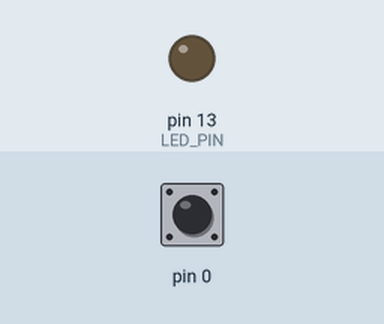
Recording of a sketch running on a simulated Arduino Uno, built for the host (arithmetic inside an expression is 32-bit, double 64-bit). Parts: output pins drawn as LEDs (lit = HIGH). Dashed ring = blinking. Inputs (shaded band) come from the test bench; at power-on: pin 0 HIGH. What the sketch prints to the serial monitor is not drawn.

Above: at 1.2 s.
1.3 s: pin 0 driven LOW
At 1.6 s:
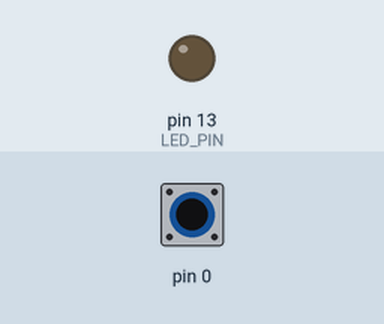
7.3 s: pin 0 pulsed HIGH 2 times (0.12 s each, 0.3 s apart)
At 7.73 s:
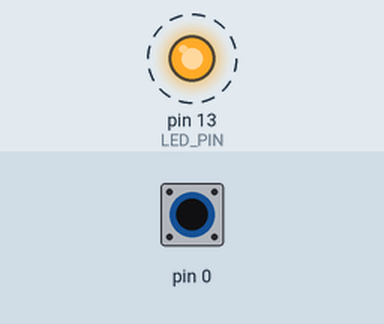
Timing chart, 0 to 10.3 s (numbered marks = the images above; inputs shaded):
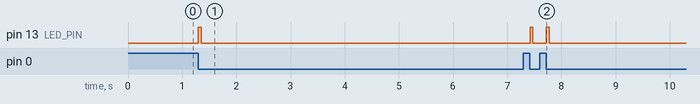

The sketch:

ShockSensor.ino
```cpp
/*
 * 충격 센서 모듈 테스트 (KY-031 Knock/Shock Sensor)
 * 보드: NUCLEO-F103RB (STM32F103RBT6)
 * 환경: Arduino IDE with STM32duino
 *
 * 핀 연결:
 *   - VCC: 3.3V 또는 5V
 *   - GND: GND
 *   - Signal: PA0
 */

#define SHOCK_PIN PA0        // 충격 센서 핀
#define LED_PIN LED_BUILTIN  // 내장 LED (PA5)

// 충격 감지 변수
volatile bool shockDetected = false;
unsigned long lastShockTime = 0;
const unsigned long debounceTime = 100;  // 100ms 디바운싱

// 충격 카운터
unsigned long shockCount = 0;

// 충격 강도 측정 (연속 충격 횟수로 추정)
int rapidShockCount = 0;
unsigned long rapidShockStartTime = 0;
const unsigned long rapidShockWindow = 500;  // 500ms 윈도우

// 경보 모드
bool alarmMode = false;
bool alarmTriggered = false;
unsigned long alarmStartTime = 0;
const unsigned long alarmDuration = 3000;  // 3초 경보

// LED 상태
bool ledBlinking = false;
unsigned long lastBlinkTime = 0;

void setup() {
  Serial.begin(115200);
  while (!Serial) {
    ;
  }

  pinMode(SHOCK_PIN, INPUT);
  pinMode(LED_PIN, OUTPUT);
  digitalWrite(LED_PIN, LOW);

  // 인터럽트 설정 (선택적 - 폴링 방식도 사용)
  attachInterrupt(digitalPinToInterrupt(SHOCK_PIN), shockISR, FALLING);

  Serial.println("================================");
  Serial.println("충격 센서 모듈 테스트");
  Serial.println("NUCLEO-F103RB");
  Serial.println("================================");
  Serial.println();
  Serial.println("명령어:");
  Serial.println("  a: 경보 모드 ON/OFF 토글");
  Serial.println("  r: 카운터 리셋");
  Serial.println("  s: 상태 출력");
  Serial.println();
  Serial.println("센서를 두드리거나 흔들어보세요!");
  Serial.println();
}

void loop() {
  // 시리얼 명령 처리
  if (Serial.available() > 0) {
    char cmd = Serial.read();
    processCommand(cmd);
  }

  // 충격 감지 처리 (인터럽트에서 플래그 설정)
  if (shockDetected) {
    processShock();
  }

  // 폴링 방식으로도 충격 감지 (인터럽트 보완)
  static bool lastState = HIGH;
  bool currentState = digitalRead(SHOCK_PIN);

  if (currentState == LOW && lastState == HIGH) {
    if ((millis() - lastShockTime) > debounceTime) {
      shockDetected = true;
    }
  }
  lastState = currentState;

  // 경보 처리
  if (alarmTriggered) {
    handleAlarm();
  }

  // LED 깜빡임 처리
  if (ledBlinking && !alarmTriggered) {
    if ((millis() - lastBlinkTime) > 50) {
      digitalWrite(LED_PIN, LOW);
      ledBlinking = false;
    }
  }
}

// 인터럽트 서비스 루틴
void shockISR() {
  if ((millis() - lastShockTime) > debounceTime) {
    shockDetected = true;
  }
}

void processShock() {
  unsigned long currentTime = millis();

  // 디바운싱 확인
  if ((currentTime - lastShockTime) < debounceTime) {
    shockDetected = false;
    return;
  }

  lastShockTime = currentTime;
  shockCount++;
  shockDetected = false;

  // LED 깜빡임
  digitalWrite(LED_PIN, HIGH);
  ledBlinking = true;
  lastBlinkTime = currentTime;

  // 빠른 연속 충격 감지
  if ((currentTime - rapidShockStartTime) < rapidShockWindow) {
    rapidShockCount++;
  } else {
    rapidShockCount = 1;
    rapidShockStartTime = currentTime;
  }

  // 충격 강도 판정
  String intensity = "약함";
  if (rapidShockCount >= 5) {
    intensity = "매우 강함";
  } else if (rapidShockCount >= 3) {
    intensity = "강함";
  } else if (rapidShockCount >= 2) {
    intensity = "중간";
  }

  Serial.print("[충격 감지] #");
  Serial.print(shockCount);
  Serial.print(" | 강도: ");
  Serial.print(intensity);
  Serial.print(" (연속 ");
  Serial.print(rapidShockCount);
  Serial.println("회)");

  // 경보 모드에서 강한 충격 시 경보 발동
  if (alarmMode && rapidShockCount >= 3) {
    triggerAlarm();
  }
}

void processCommand(char cmd) {
  switch (cmd) {
    case 'a':
    case 'A':
      alarmMode = !alarmMode;
      Serial.print("[설정] 경보 모드: ");
      Serial.println(alarmMode ? "ON" : "OFF");
      if (alarmMode) {
        Serial.println("        강한 충격(3회 연속) 감지 시 경보가 발동됩니다.");
      }
      break;

    case 'r':
    case 'R':
      shockCount = 0;
      rapidShockCount = 0;
      Serial.println("[설정] 카운터 리셋");
      break;

    case 's':
    case 'S':
      printStatus();
      break;

    default:
      if (cmd != '\n' && cmd != '\r') {
        Serial.println("알 수 없는 명령입니다.");
      }
      break;
  }
}

void printStatus() {
  Serial.println();
  Serial.println("=== 현재 상태 ===");
  Serial.print("총 충격 횟수: ");
  Serial.println(shockCount);
  Serial.print("경보 모드: ");
  Serial.println(alarmMode ? "ON" : "OFF");
  Serial.print("센서 상태: ");
  Serial.println(digitalRead(SHOCK_PIN) == HIGH ? "정상" : "감지중");
  Serial.println("==================");
  Serial.println();
}

void triggerAlarm() {
  if (!alarmTriggered) {
    alarmTriggered = true;
    alarmStartTime = millis();
    Serial.println();
    Serial.println("🚨 [경보] 강한 충격이 감지되었습니다! 🚨");
    Serial.println();
  }
}

void handleAlarm() {
  unsigned long elapsed = millis() - alarmStartTime;

  if (elapsed < alarmDuration) {
    // 빠른 LED 깜빡임
    if ((elapsed / 100) % 2 == 0) {
      digitalWrite(LED_PIN, HIGH);
    } else {
      digitalWrite(LED_PIN, LOW);
    }
  } else {
    // 경보 종료
    alarmTriggered = false;
    digitalWrite(LED_PIN, LOW);
    Serial.println("[경보] 경보 종료");
  }
}
```

Measured:
- after the input at 1.3 s, pin 13 (LED_PIN): LOW → HIGH at once, → LOW 0.05 s later
- after the input at 7.3 s, pin 13 (LED_PIN): alternates HIGH for 0.05 s and LOW for 0.25 s, 4 changes in all, then stays LOW, starting after 0.12 s
